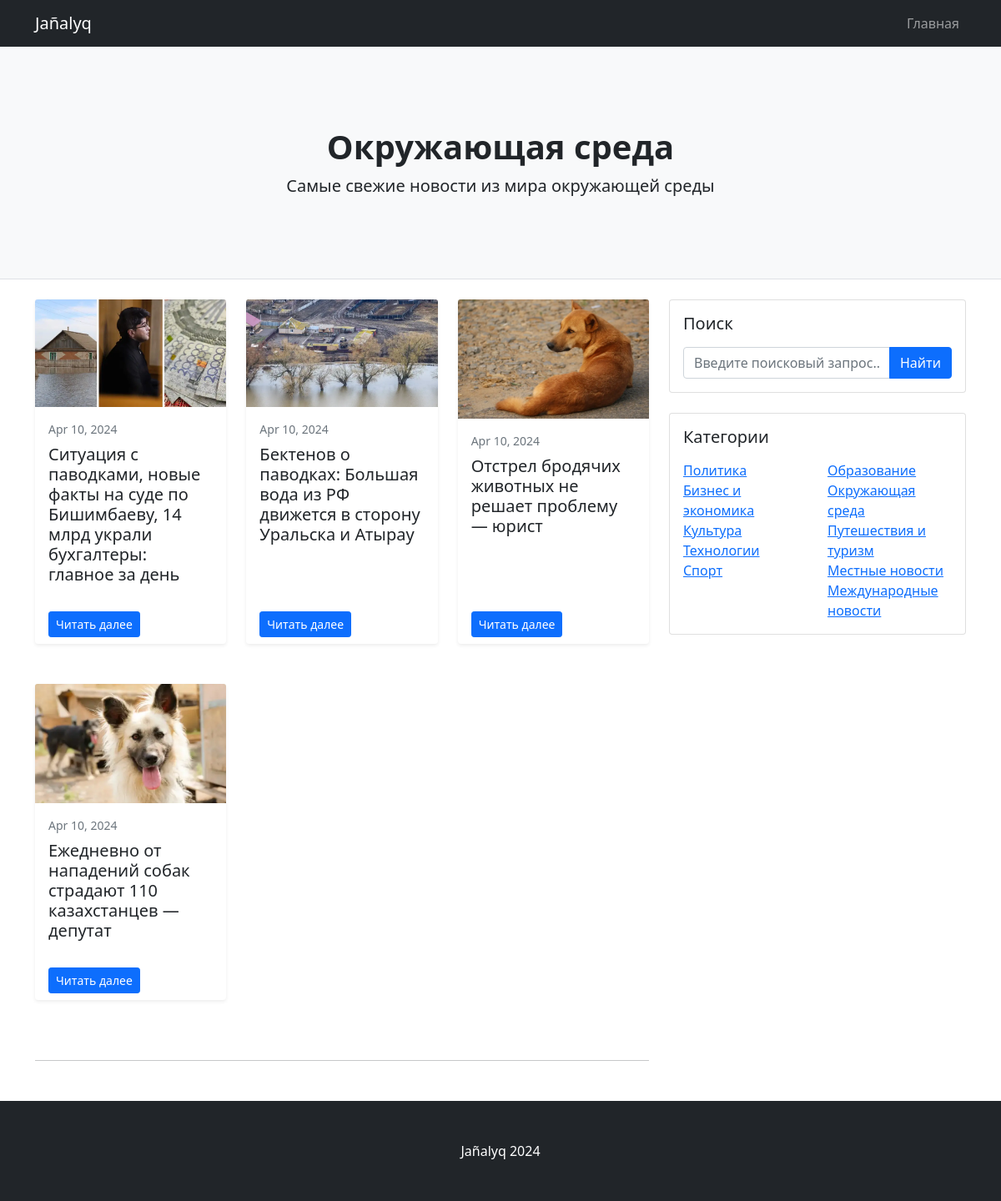
Page /environment/ on the committed database.
### core/models.py (models this page shows, shortened)
class Post(models.Model):
    title = models.CharField(max_length=100, verbose_name='Заголовок поста')
    categories = models.ManyToManyField(Category, verbose_name='Категории')
    thumbnail = models.ImageField(upload_to='thumbnails/')
    body = RichTextUploadingField(verbose_name='Содержание поста')
    created = models.DateTimeField(auto_now_add=True)

### core/views.py (the view)
# urls.py: path('environment/', views.environment, name='environment'),
def environment(request):
    environment_posts = Post.objects.filter(categories__name='environment')
    return render(request, 'core/environment.html', {'environment_posts': environment_posts})

### core/templates/core/environment.html (shortened to what this page needs)
{% load static %}
<!DOCTYPE html>
<html lang="en">
<head>
    <link href="{% static 'css/styles.css' %}" rel="stylesheet">
</head>
<body>
<nav class="navbar navbar-expand-lg navbar-dark bg-dark">
    <div class="container">
        <a class="navbar-brand" href="#!">Jañalyq</a>
        <div class="collapse navbar-collapse" id="navbarSupportedContent">
            <ul class="navbar-nav ms-auto mb-2 mb-lg-0">
                <li class="nav-item"><a class="nav-link" href="{% url 'index' %}">Главная</a></li>
            </ul>
        </div>
    </div>
</nav>
<header class="py-5 bg-light border-bottom mb-4">
    <div class="container">
        <div class="text-center my-5">
            <h1 class="fw-bolder">Окружающая среда</h1>
            <p class="lead mb-0">Самые свежие новости из мира окружающей среды</p>
        </div>
    </div>
</header>
<div class="container">
    <div class="row">
        <div class="col-lg-8">
            <div class="row row-cols-1 row-cols-md-2 row-cols-lg-3 g-4">
                {% for post in environment_posts %}
                <div class="col-md-6 mb-4">
                    <div class="card shadow-sm border-0 h-100">
                        <img class="card-img-top" src="{{ post.thumbnail.url }}" alt="...">
                        <div class="card-body">
                            <p class="small text-muted mb-2">{{ post.created|date:"M d, Y" }}</p>
                            <h2 class="card-title h5">{{ post.title }}</h2>
                        </div>
                        <div class="card-footer bg-transparent border-0">
                            <a class="btn btn-primary btn-sm" href="{% url 'post_detail' post.pk %}">Читать далее </a>
                        </div>
                    </div>
                </div>
                {% endfor %}
            </div>
            <nav aria-label="Pagination pt-5">
                <hr class="my-0 mt-5">
            </nav>
        </div>
        <div class="col-lg-4">
            <div class="card mb-4">
    <div class="card-body">
        <h5 class="card-title mb-3">Поиск</h5>
        <form class="input-group" action="{% url 'search_results' %}" method="get">
            <input class="form-control" type="text" name="q" placeholder="Введите поисковый запрос..." aria-label="Введите поисковый запрос..." aria-describedby="button-search">
            <button class="btn btn-primary" id="button-search" type="submit">Найти</button>
        </form>
    </div>
</div>
            <div class="card mb-4">
                <div class="card-body">
                    <h5 class="card-title mb-3">Категории</h5>
                    <div class="row">
                        <div class="col-sm-6">
                            <ul class="list-unstyled mb-0">
                                <li><a href="{% url 'politics' %}">Политика</a></li>
                                <li><a href="{% url 'business' %}">Бизнес и экономика</a></li>
                                <li><a href="{% url 'culture' %}">Культура</a></li>
                                <li><a href="{% url 'technology' %}">Технологии</a></li>
                                <li><a href="{% url 'sports' %}">Спорт</a></li>
                            </ul>
                        </div>
                        <div class="col-sm-6">
                            <ul class="list-unstyled mb-0">
                                <li><a href="{% url 'education' %}">Образование</a></li>
                                <li><a href="{% url 'environment' %}">Окружающая среда</a></li>
                                <li><a href="{% url 'travel' %}">Путешествия и туризм</a></li>
                                <li><a href="{% url 'local_news' %}">Местные новости</a></li>
                                <li><a href="{% url 'international_news' %}">Международные новости</a></li>
                            </ul>
                        </div>
                    </div>
                </div>
            </div>
        </div>
    </div>
</div>
<footer class="py-5 bg-dark">
    <div class="container"><p class="m-0 text-center text-white">Jañalyq 2024</p></div>
</footer>
</body>
</html>

### rows in the picture
Post: thumbnail (picture), created "Apr 10, 2024", title "Ситуация с паводками, новые факты на суде по Бишимбаеву, 14 млрд украли бухгалтеры: главное за день"
Post: thumbnail (picture), created "Apr 10, 2024", title "Бектенов о паводках: Большая вода из РФ движется в сторону Уральска и Атырау"
Post: thumbnail (picture), created "Apr 10, 2024", title "Отстрел бродячих животных не решает проблему — юрист"
Post: thumbnail (picture), created "Apr 10, 2024", title "Ежедневно от нападений собак страдают 110 казахстанцев — депутат"
